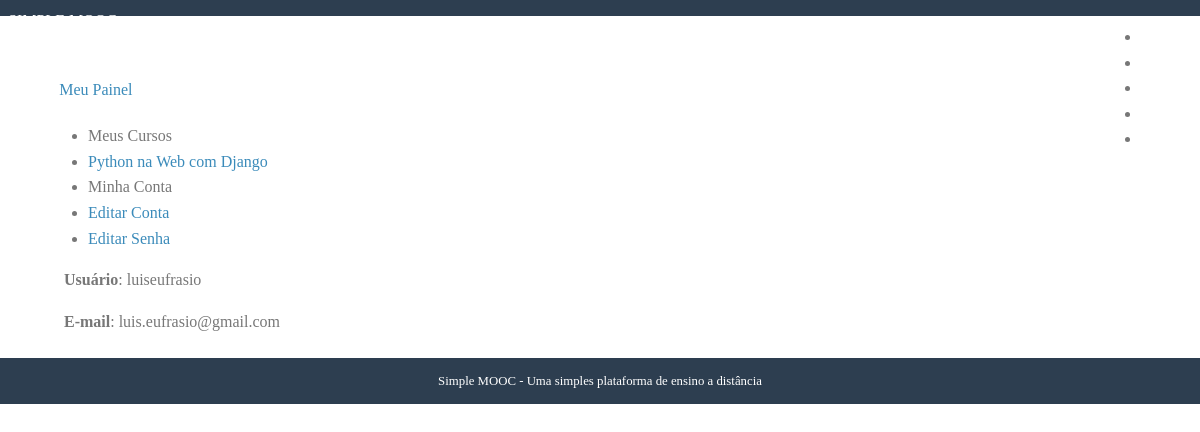
Page /contas/ (signed in) on the earlier database version.
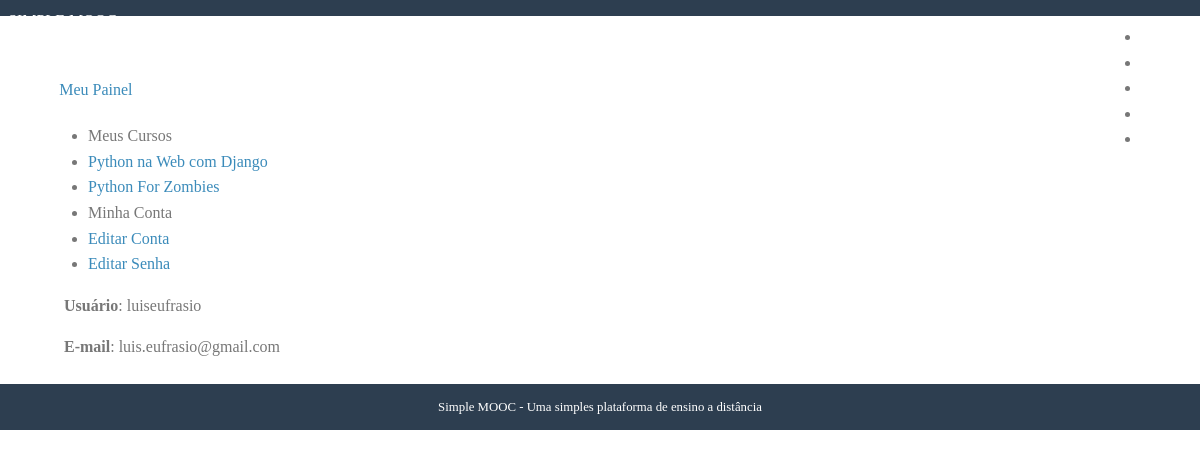
Same page on the later database version.
### courses/models.py (models this page shows, shortened)
class Enrollment(models.Model):
    STATUS_CHOICES = (
        (0, 'Pendente'),
        (1, 'Aprovado'),
        (2, 'Cancelado')
    )
    user = models.ForeignKey(
        settings.AUTH_USER_MODEL, verbose_name='Usuário',
        on_delete = models.PROTECT,
        related_name="enrollments"
    )
    course = models.ForeignKey(
        Course, verbose_name='Curso',
        on_delete = models.PROTECT, related_name="enrollments"
    )
    status = models.IntegerField(
        'Situação', choices=STATUS_CHOICES, default=1, blank=True
    )
    created_at = models.DateTimeField('Criado em', auto_now_add=True)
    updated_at = models.DateTimeField('Atualizado em', auto_now=True)
    class Meta:
        verbose_name='Inscrição'
        verbose_name_plural='Inscrições'
        unique_together=(('user', 'course'),)

class Course(models.Model):
    objects = CourseManager()
    name = models.CharField('Nome', max_length=100);
    slug = models.SlugField('Atalho');
    description = models.TextField('Descrição', blank=True);
    about = models.TextField('Sobre o Curso', blank=True);
    start_date = models.DateField(
        'Data de Início', null=True, blank=True
    )
    image = models.ImageField(
        upload_to='courses/images', verbose_name='Imagem',
        null=True, blank=True
    )
    created_at = models.DateTimeField('Criado em', auto_now_add=True)
    updated_at = models.DateTimeField('Atualizado em', auto_now=True)
    def __str__(self):
        return self.name
    class Meta:
        verbose_name = 'Curso'
        verbose_name_plural = 'Cursos'
        ordering = ['-name']

### accounts/views.py (the view)
# urls.py: path('', views.dashboard, name='dashboard'),
@login_required
def dashboard(request):
    template_name = 'dashboard.html'
    context = {}
    return render(request, template_name, context)

### accounts/models.py (called while the page is built)
    def __str__(self):
        return self.name or self.username

### courses/templatetags/courses_tags.py (called while the page is built)
@register.simple_tag
def load_my_courses(user):
    return Enrollment.objects.filter(user=user)

### accounts/templates/dashboard.html
{% extends "base.html" %}
{% load courses_tags %}
{% block content %}
<div class="pure-g-r content-ribbon">
    <div class="pure-u-1">
        <ul class="breadcrumb">
            {% block breadcrumb %}
            <li><a href="{% url 'accounts:dashboard' %}">Meu Painel</a></li>
            {% endblock %}
        </ul>
    </div>
    <div class="pure-u-1-3">
        <div class="pure-menu pure-menu-open">
            <ul>
                {% load_my_courses user as enrollments %}
                <li class="pure-menu-heading">Meus Cursos</li>
                {% for enrollment in enrollments %}
                <li><a href="#">{{ enrollment.course }}</a></li>
                {% empty %}
                <li><a href="#">Você ainda não se inscreveu em nenhum curso</a></li>
                {% endfor %}
                <li class="pure-menu-heading">Minha Conta</li>
                <li><a href="{% url 'accounts:edit' %}">Editar Conta</a></li>
                <li><a href="{% url 'accounts:edit_password' %}">Editar Senha</a></li>
            </ul>
        </div>
    </div>
    <div class="pure-u-2-3">
        <div class="inner">
            {% block dashboard_content %}
            <p><strong>Usuário</strong>: {{ user }}</p>
            <p><strong>E-mail</strong>: {{ user.email }}</p>
            {% endblock %}
        </div>
    </div>
</div>
{% endblock %}

Differences in the rows shown:
added Enrollment: course "Python For Zombies"
